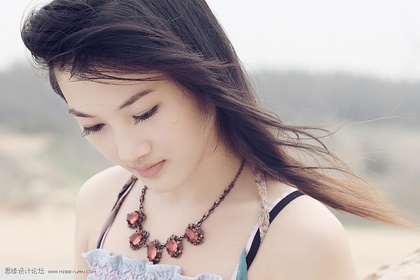
%> input picture women.jpg, 420 x 280 px, shrunk from 750 x 500 before the run
$ octave ChalkPicture.m   (GNU Octave 9; MATLAB toolbox functions it lacks are replaced by stand-ins)
%> lines starting %> are read from the running program, lines starting %| are printed output that depends on the picture
%> further down, f is the input picture: size 280x420x3 uint8; mean R, G, B 182.3, 170.6, 167.9
### colorgrad.m
function [VG, A, PPG] = colorgrad(f, T)
if (ndims(f)~=3) || (size(f,3)~=3)%判断是否是RGB图像
    error('Input image must be RGB');
end
sh = fspecial('sobel');%
sv = sh';
Rx = imfilter(double(f(:,:,1)), sh, 'replicate');
Ry = imfilter(double(f(:,:,1)), sv, 'replicate');
Gx = imfilter(double(f(:,:,2)), sh, 'replicate');
Gy = imfilter(double(f(:,:,2)), sv, 'replicate');
Bx = imfilter(double(f(:,:,3)), sh, 'replicate');
By = imfilter(double(f(:,:,3)), sv, 'replicate');

gxx = Rx.^2 + Gx.^2 + Bx.^2;
gyy = Ry.^2 + Gy.^2 + By.^2;
gxy = Rx.*Ry + Gx.*Gy + Bx.*By;
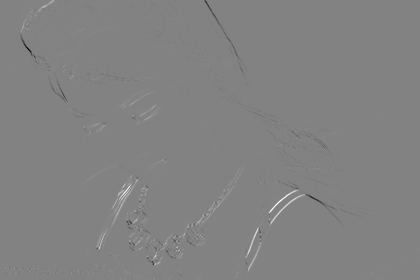
%> gxy: size 280x420 double; min -1062524, max 1009588, mean 658.5; drawn with min black and max white
A = 0.5*(atan(2*gxy./(gxx-gyy+eps)));
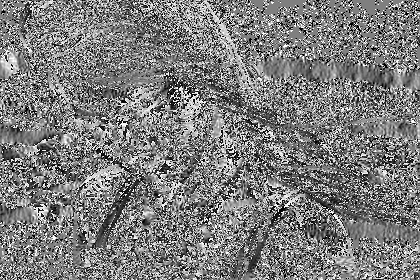
%> A: size 280x420 double; min -0.785, max 0.785, mean -0.0133; drawn with min black and max white
G1 = 0.5*((gxx+gyy) + (gxx-gyy).*cos(2*A) + 2*gxy.*sin(2*A));

A = A + pi/2;
G2 = 0.5*((gxx+gyy) + (gxx-gyy).*cos(2*A) + 2*gxy.*sin(2*A));
G1 = G1.^0.5;
G2 = G2.^0.5;
VG = mat2gray(max(G1, G2));
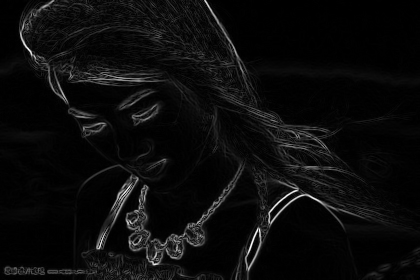
%> VG: size 280x420 double; min 0, max 1, mean 0.0476

RG = sqrt(Rx.^2 + Ry.^2);
GG = sqrt(Gx.^2 + Gy.^2);
BG = sqrt(Bx.^2 + By.^2);

PPG = mat2gray(RG + GG + BG);

if nargin ==2
    VG = (VG>T).*VG;
    PPG = (PPG>T).*PPG;
end

### ChalkPicture.m
close all;
clear all;
clc;
f = imread('women.jpg');
[VG,A,PPG] = colorgrad(f);
figure;imshow(PPG);

ppg = im2uint8(PPG);
figure;imshow(ppg);
ppgf = 255 - ppg;
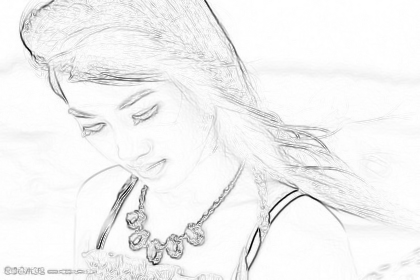
%> ppgf: size 280x420 uint8; min 0, max 255, mean 242.9
[M,N] = size(ppgf);
%> M = 280; N = 420
T=80;
ppgf1 = zeros(M,N);
for ii = 1:M
    for jj = 1:N
        if ppgf(ii,jj)<T
            ppgf1(ii,jj)=0;
        else
            %ppgf1(ii,jj)=235/(255-T)*(ppgf(ii,jj)-T);
            ppgf1(ii,jj)=ppgf(ii,jj)-T;
        end
    end
end
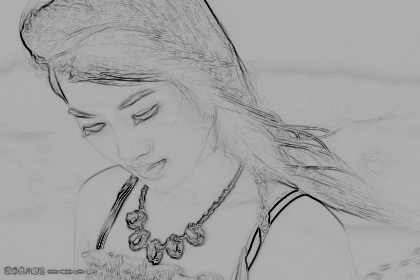
%> ppgf1: size 280x420 double; min 0, max 175, mean 163
ppgf1 = uint8(ppgf1);
%> ppgf1: size 280x420 uint8
figure;
subplot(221);imshow(ppgf);
subplot(222);imshow(ppgf1);
subplot(223);imhist(ppgf);
subplot(224);imhist(ppgf1);
%> after `imhist(ppgf1)`:
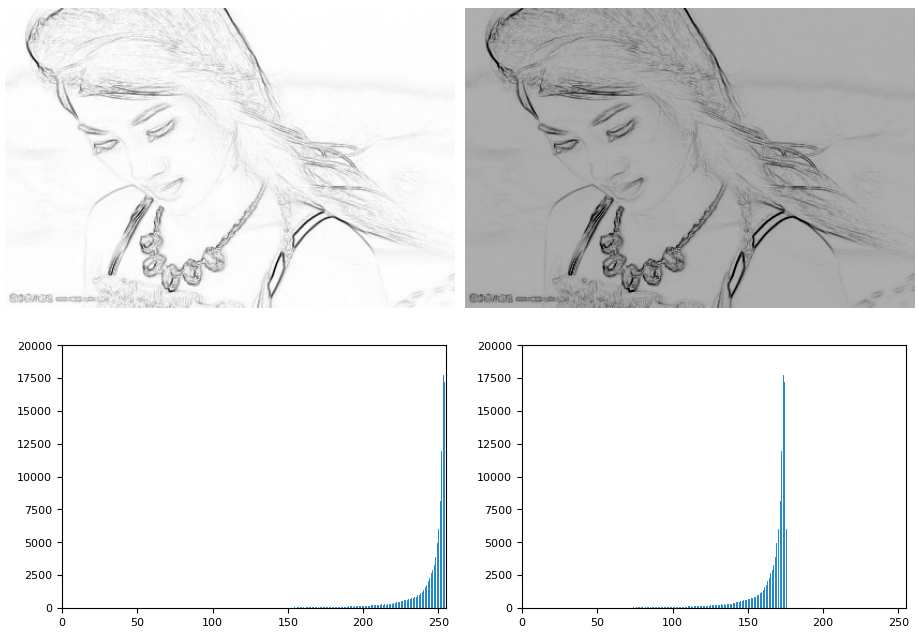
%> figure redrawn from the program's plot data, 4 panels


figure;imshow(ppgf1);
figure;imshow(f*0.40 + ppgf1);
%> after `imshow(f*0.40 + ppgf1)`:
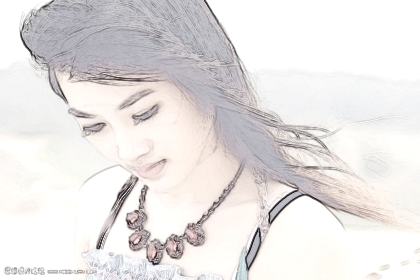
%> displayed picture: size 280x420x3, on the screen's scale of 0 to 255; mean R, G, B 231.7, 228.2, 227.5

$ run again, with 2.jpg copied over women.jpg
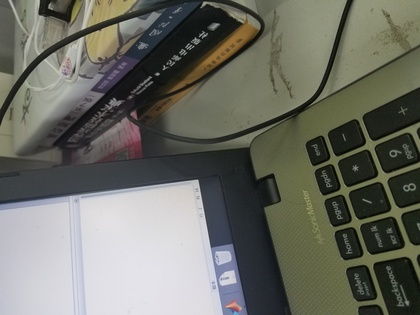
%> input picture 2.jpg, 420 x 315 px, shrunk from 4032 x 3024 before the run
%> f is the input picture: size 315x420x3 uint8; mean R, G, B 108.5, 109.6, 100.6
%> after the loop `for ii = 1:M`:
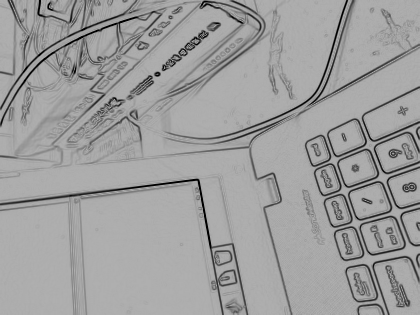
%> ppgf1: size 315x420 double; min 0, max 175, mean 158.1
%> `imshow(f*0.40 + ppgf1)`:
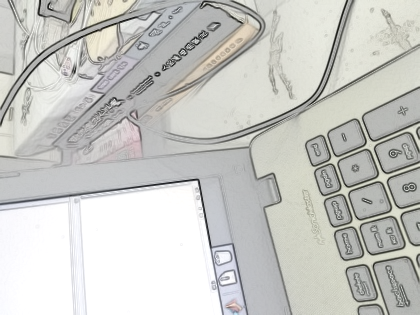
%> displayed picture: size 315x420x3, on the screen's scale of 0 to 255; mean R, G, B 200.6, 201.1, 197.2
